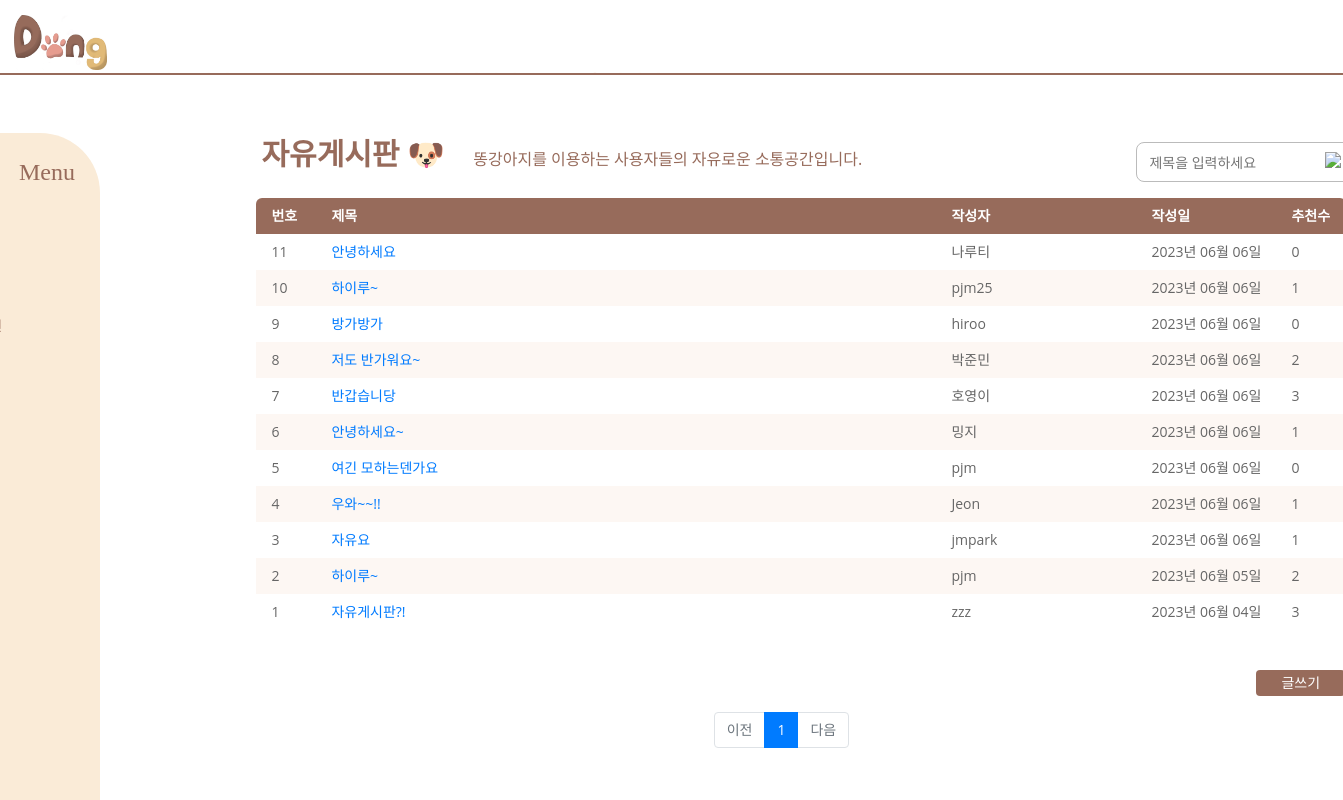
/boardlist/freeboard/, run on an earlier commit of the app's database.
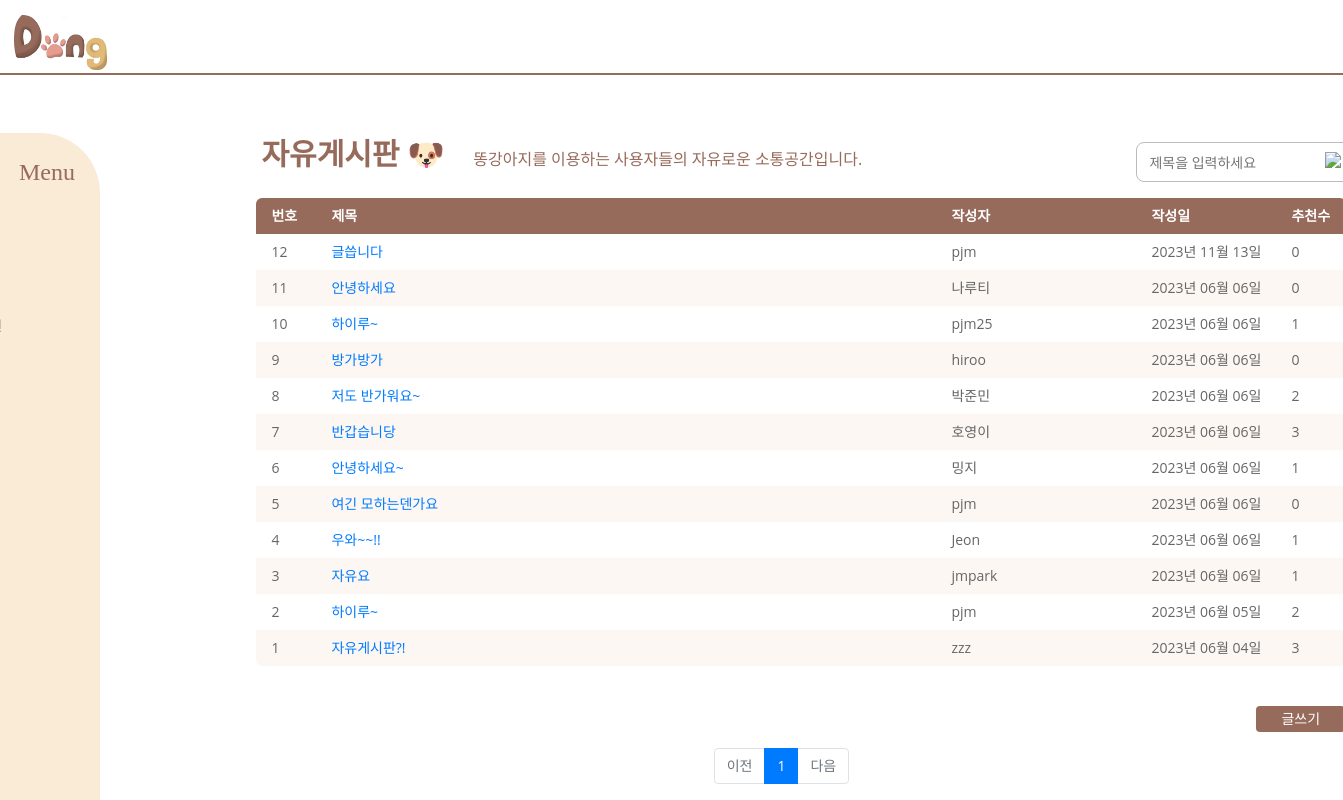
And on a later commit of the database.
### freeboard/models.py (models this page shows, shortened)
class FreePost(models.Model):
    title = models.CharField(max_length=200) #게시글 제목
    content = models.TextField() #게시글 내용
    created_at = models.DateTimeField(auto_now_add=True) #게시일자
    updated_at = models.DateTimeField(auto_now=True) #수정일자
    author = models.CharField(max_length=50, null=True, default='')  # 게시글 작성자
    image = models.ImageField(upload_to='images/', blank=True, null=True) #이미지를 추가
    liked_num = models.IntegerField(default='0')
    class Meta:
        app_label = 'freeboard'

### freeboard/views.py (the view)
# urls.py: path('', views.freeboard_post_list, name='freeboard_post_list'),
def freeboard_post_list(request):
    context = {}
    query = request.GET.get('search')
    if query:
        searchPosts = FreePost.objects.order_by('-created_at').filter(  # -created_at은 게시물 역순으로 정렬
            Q(title__icontains=query) |
            Q(content__icontains=query)
        )
    else:
        searchPosts = FreePost.objects.all().order_by('-created_at')
    today = datetime.date.today()
    page = request.GET.get('page', '1')  # 페이지
    paginator = Paginator(searchPosts, 12)  # 페이지당 10개씩 보여주기
    page_obj = paginator.get_page(page)
    context['today'] = today
    context['searchPosts'] = page_obj
    loginCheck = request.session.get('loginCheck', '')
    if loginCheck == '':
        context['loginCheck'] = False
        context['user'] = None
    else:
        context['loginCheck'] = True
        email = request.session['email']
        user = User.objects.filter(email=email).first()
        context['user'] = user
    return render(request, 'freeboard/freeboard_post_list.html', context)

### templates/freeboard/freeboard_post_list.html (shortened to what the changed rows need)
{% extends 'freeboard/freeboard_base.html' %}
{% block content %}
    {% load static %}
    <link rel="stylesheet" href="{% static 'css/freeboard/free_board_list_Style.css' %}">
    <link rel="stylesheet" href="https://cdnjs.cloudflare.com/ajax/libs/font-awesome/6.4.0/css/all.min.css"
/>
    <div class="container">
        <div class="content">
            <div class="postlist">
                <p>
                <table>
                    <thead>
                    <tr>
                        <th style="width: 60px">번호</th>
                        <th>제목</th>
                        <th style="width:200px">작성자</th>
                        <th style="width:140px">작성일</th>
                        <th style="width:70px">추천수</th>
                    </tr>
                    </thead>
                    <tbody>
                    {% if searchPosts %}
                        {% for post in searchPosts %}
                            <tr>
                                <td>{{ post.id }}</td>
                                <td><a href="{% url 'freeboard_post_detail' post.pk %}">{{ post.title }}</a></td>
                                <td>{{ post.author }}</td>
                                <td>{{ post.created_at|date:"Y년 m월 d일" }}</td>
                                <td>{{ post.liked_num }}</td>
                            </tr>
                        {% empty %}
                            <tr>
                                <td colspan="5">검색 결과가 없습니다.</td>
                            </tr>
                        {% endfor %}
                    {% endif %}
                    </tbody>
                </table>
                </p>
            </div>
            <div class="paging">
                <ul class="pagination justify-content-center">
                    {% for page_number in searchPosts.paginator.page_range %}
                        {% if page_number == searchPosts.number %}
                            <li class="page-item active" aria-current="page">
                                <a class="page-link" href="?page={{ page_number }}">{{ page_number }}</a>
                            </li>
                        {% else %}
                            <li class="page-item">
                                <a class="page-link" href="?page={{ page_number }}">{{ page_number }}</a>
                            </li>
                        {% endif %}
                    {% endfor %}
                </ul>
            </div>
        </div>
    </div>
{% endblock %}

What changed in the data, as far as the page shows it:
added FreePost: id "12", title "글씁니다", author "pjm", created_at "2023년 11월 13일", liked_num "0"
